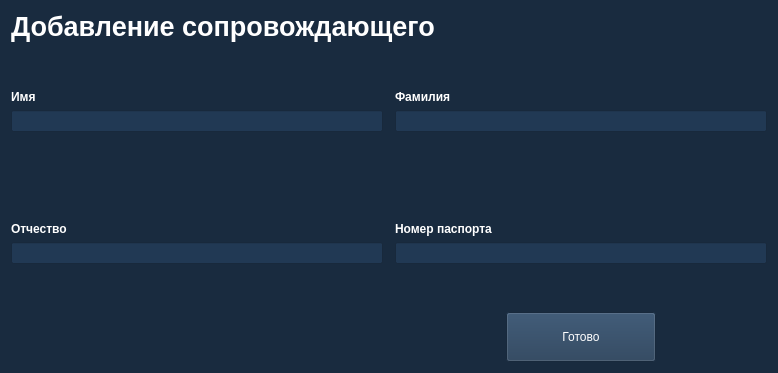
<?xml version="1.0" encoding="UTF-8"?>
<ui version="4.0">
 <class>addCompanion</class>
 <widget class="QWidget" name="addCompanion">
  <property name="geometry">
   <rect>
    <x>0</x>
    <y>0</y>
    <width>778</width>
    <height>373</height>
   </rect>
  </property>
  <property name="windowTitle">
   <string>Form</string>
  </property>
  <property name="styleSheet">
   <string notr="true">background-color: rgb(25,43,63)</string>
  </property>
  <layout class="QGridLayout" name="gridLayout">
   <item row="1" column="1">
    <spacer name="verticalSpacer_2">
     <property name="orientation">
      <enum>Qt::Vertical</enum>
     </property>
     <property name="sizeHint" stdset="0">
      <size>
       <width>20</width>
       <height>40</height>
      </size>
     </property>
    </spacer>
   </item>
   <item row="2" column="1">
    <widget class="QLabel" name="label">
     <property name="styleSheet">
      <string notr="true">font-size: 14;
color : white;</string>
     </property>
     <property name="text">
      <string>&lt;span style=&quot;white-space: pre-wrap; font-weight:600; color: white;&quot;&gt;Имя&lt;/span&gt;</string>
     </property>
    </widget>
   </item>
   <item row="6" column="1">
    <widget class="QLabel" name="label_3">
     <property name="text">
      <string>&lt;span style=&quot;white-space: pre-wrap; font-weight:600; color: white;&quot;&gt;Отчество&lt;/span&gt;</string>
     </property>
    </widget>
   </item>
   <item row="2" column="3">
    <widget class="QLabel" name="label_2">
     <property name="styleSheet">
      <string notr="true">font-size: 14;
color : white;</string>
     </property>
     <property name="text">
      <string>&lt;span style=&quot;white-space: pre-wrap; font-weight:600; color: white;&quot;&gt;Фамилия&lt;/span&gt;</string>
     </property>
    </widget>
   </item>
   <item row="6" column="3">
    <widget class="QLabel" name="label_4">
     <property name="text">
      <string>&lt;span style=&quot;white-space: pre-wrap; font-weight:600; color: white;&quot;&gt;Номер паспорта&lt;/span&gt;</string>
     </property>
    </widget>
   </item>
   <item row="7" column="1">
    <widget class="QLineEdit" name="middle_name">
     <property name="styleSheet">
      <string notr="true">background-color: rgb(33, 57, 84);
color: rgb(255, 255, 255);
selection-background-color: rgb(65, 116, 167);
selection-color: rgb(25, 44, 64);
border-color: rgb(25,43,63);</string>
     </property>
    </widget>
   </item>
   <item row="3" column="1">
    <widget class="QLineEdit" name="first_name">
     <property name="styleSheet">
      <string notr="true">background-color: rgb(33, 57, 84);
color: rgb(255, 255, 255);
selection-background-color: rgb(65, 116, 167);
selection-color: rgb(25, 44, 64);
border-color: rgb(25,43,63);</string>
     </property>
    </widget>
   </item>
   <item row="3" column="3">
    <widget class="QLineEdit" name="last_name">
     <property name="styleSheet">
      <string notr="true">background-color: rgb(33, 57, 84);
color: rgb(255, 255, 255);
selection-background-color: rgb(65, 116, 167);
selection-color: rgb(25, 44, 64);
border-color: rgb(25,43,63);</string>
     </property>
    </widget>
   </item>
   <item row="9" column="3">
    <layout class="QHBoxLayout" name="horizontalLayout">
     <item>
      <spacer name="horizontalSpacer">
       <property name="orientation">
        <enum>Qt::Horizontal</enum>
       </property>
       <property name="sizeHint" stdset="0">
        <size>
         <width>40</width>
         <height>20</height>
        </size>
       </property>
      </spacer>
     </item>
     <item>
      <widget class="QPushButton" name="pushButton">
       <property name="minimumSize">
        <size>
         <width>150</width>
         <height>50</height>
        </size>
       </property>
       <property name="styleSheet">
        <string notr="true">background-color: rgb(33, 57, 84);
color: rgb(255, 255, 255);
selection-background-color: rgb(65, 116, 167);
selection-color: rgb(25, 44, 64);
border-color: rgb(25,43,63);</string>
       </property>
       <property name="text">
        <string>Готово</string>
       </property>
      </widget>
     </item>
     <item>
      <spacer name="horizontalSpacer_2">
       <property name="orientation">
        <enum>Qt::Horizontal</enum>
       </property>
       <property name="sizeHint" stdset="0">
        <size>
         <width>40</width>
         <height>20</height>
        </size>
       </property>
      </spacer>
     </item>
    </layout>
   </item>
   <item row="4" column="1">
    <spacer name="verticalSpacer">
     <property name="orientation">
      <enum>Qt::Vertical</enum>
     </property>
     <property name="sizeHint" stdset="0">
      <size>
       <width>20</width>
       <height>40</height>
      </size>
     </property>
    </spacer>
   </item>
   <item row="7" column="3">
    <widget class="QLineEdit" name="passport">
     <property name="styleSheet">
      <string notr="true">background-color: rgb(33, 57, 84);
color: rgb(255, 255, 255);
selection-background-color: rgb(65, 116, 167);
selection-color: rgb(25, 44, 64);
border-color: rgb(25,43,63);</string>
     </property>
    </widget>
   </item>
   <item row="9" column="1">
    <spacer name="verticalSpacer_4">
     <property name="orientation">
      <enum>Qt::Vertical</enum>
     </property>
     <property name="sizeHint" stdset="0">
      <size>
       <width>20</width>
       <height>40</height>
      </size>
     </property>
    </spacer>
   </item>
   <item row="5" column="1">
    <spacer name="verticalSpacer_3">
     <property name="orientation">
      <enum>Qt::Vertical</enum>
     </property>
     <property name="sizeHint" stdset="0">
      <size>
       <width>20</width>
       <height>40</height>
      </size>
     </property>
    </spacer>
   </item>
   <item row="0" column="1" colspan="3">
    <widget class="QLabel" name="label_5">
     <property name="text">
      <string>&lt;html&gt;&lt;head/&gt;&lt;body&gt;&lt;p&gt;&lt;span style=&quot; font-size:20pt; font-weight:600; color: white&quot;&gt;Добавление сопровождающего&lt;/span&gt;&lt;/p&gt;&lt;/body&gt;&lt;/html&gt;</string>
     </property>
    </widget>
   </item>
   <item row="8" column="1">
    <spacer name="verticalSpacer_5">
     <property name="orientation">
      <enum>Qt::Vertical</enum>
     </property>
     <property name="sizeHint" stdset="0">
      <size>
       <width>20</width>
       <height>40</height>
      </size>
     </property>
    </spacer>
   </item>
  </layout>
 </widget>
 <tabstops>
  <tabstop>first_name</tabstop>
  <tabstop>last_name</tabstop>
  <tabstop>middle_name</tabstop>
  <tabstop>passport</tabstop>
  <tabstop>pushButton</tabstop>
 </tabstops>
 <resources/>
 <connections/>
</ui>
